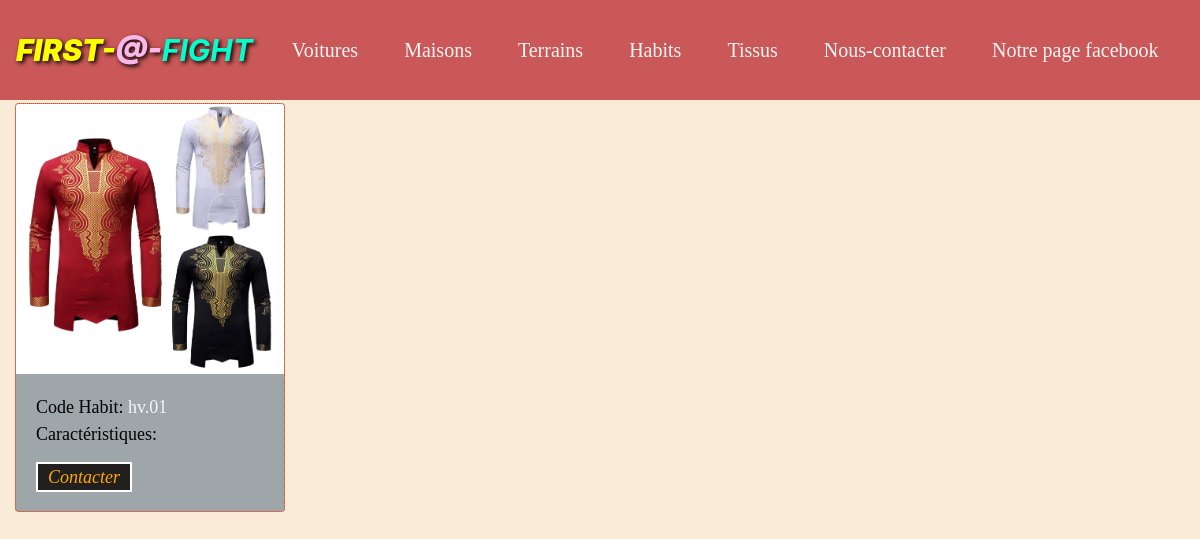
Screenshot of /habit/ with the database file from the repository.
### services/models.py (models this page shows, shortened)
class Habit(models.Model):
    image = models.ImageField(upload_to='images', blank=True, default='')
    code = models.CharField(max_length=30)
    caracteristique = models.CharField(max_length=450, default="")
    class Meta:
        verbose_name = ("Habit")
        verbose_name_plural = ("Habits")

### services/views.py (the view)
# urls.py: path('habit/', views.liste_habit, name='habit'),
def liste_habit(request, *args, **kwargs):
   habit = Habit.objects.all()
   context = {
      'habit':habit
   }
   return render(request, 'services/habit.html', context)

### templates/services/habit.html
{% extends 'base.html' %}
        {% block content %}
            <div class="row">
                {% for habit in habit %}
                <div class="col-sm-12 col-md-12 col-lg-3">
                  <div class="card">
                        {% if habit.image %}
                        <img class="card-img-top" src="{{ habit.image.url }}" alt="image {{ habit.code}}">
                        {% else %}
                            <h4>Pas d'image</h4>
                        {% endif %}
                        <div class="card-body">
                          <p class="card-text">
                            <strong style="color: black; text-transform: capitalize; font-size: large; font-weight: normal">Code habit:</strong> {{ habit.code }} <br>
                            <strong style="color: black; text-transform: capitalize; font-size: large; font-weight: normal">Caractéristiques:</strong> {{ habit.caracteristique }} </p>
                          <a href="{% url 'services:contacter' %}" class="contacter">Contacter</a>
                        </div>
                      </div>
                </div>
                {% endfor %}
            </div>
        {% endblock %}

### templates/base.html (style rules this page uses)
body { background-color: antiquewhite; }
.card-text { font-family: Cambria; font-size: 18px; }
.card { background-color: rgb(159, 166, 169); margin-top: 1%; margin-bottom: 3%; color: whitesmoke; border: dotted 1px rgb(255, 55, 0); }
.contacter { background-color: rgb(34, 31, 31); border: solid rgb(254, 255, 253) 2px; color: rgb(255, 167, 4); padding: 3px 10px; font-family: Cambria; font-size:large; font-style: italic; }
.card-img-top { height: auto; }

### rows the page displays
Habit: image (picture), code "hv.01"
